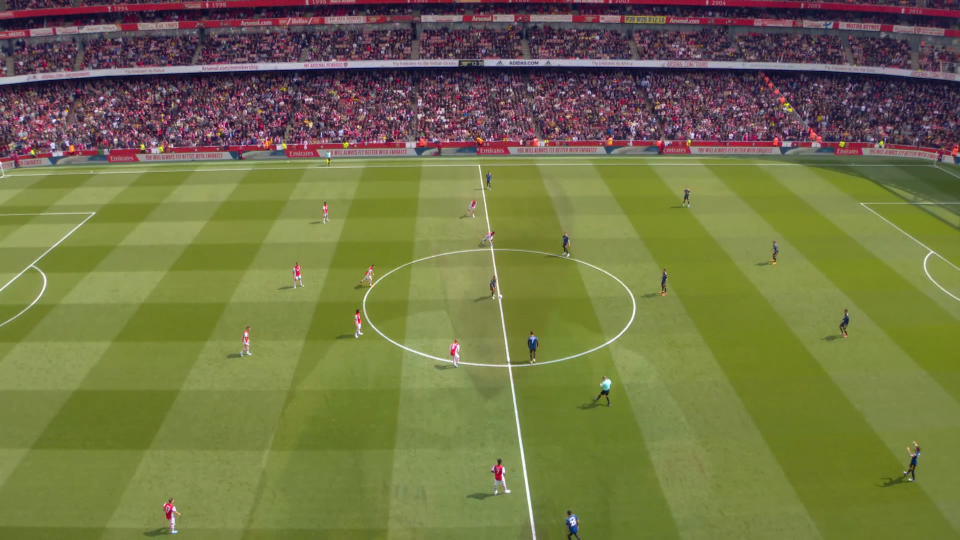
#> input picture sample_data/Arsenal vs Man Utd_01_SpiderCam_1077.png, 1920 x 1080 px (shown at 1/2 size)
$ python annotator.py
#> lines starting #> are read from the running program, lines starting #| are printed output that depends on the picture; after the words box and inside, x2 and y2 are one past the last pixel; in counts of white or black regions, pixels touching at a corner belong together
#> the answer given: ../sample_data
#> in load_image, current_image is the input picture: shape (1080, 1920, 3); mean B, G, R 70.2, 115.5, 114.9
import cv2
import os
import json
import tkinter as tk
from tkinter import filedialog

RADIUS = 8
REQUIRED_KEYPOINTS = 17
ANNOTATION_FILE = "annotations.json"

keypoints = []
drag_idx = -1
image_idx = 0
images = []
annotations = {}
status_message = ""
image_folder = ""
current_image = None

def draw_overlay(img, kp_count):
#> called with kp_count = 0
    display = img.copy()

    status_text = f"Keypoints: {kp_count}/17 | "
    if kp_count < REQUIRED_KEYPOINTS:
        status_text += "Add more keypoints"
    elif kp_count > REQUIRED_KEYPOINTS:
        status_text += "Too many keypoints"
    else:
        status_text += "Ready to Save"

    help_text = [
        "Controls:",
        "'left-click': Add point, 'drag': to move/adjust point",
        "'u': Undo   'r': Reset",
        "'n': Next   'p': Prev",
        "'s': Save (only if 17 keypoints)",
        "ESC: Exit"
    ]

    cv2.rectangle(display, (0, 0), (850, 190), (0, 0, 0), -1)  # background
    cv2.putText(display, status_text, (10, 20), cv2.FONT_HERSHEY_SIMPLEX, 0.6,
                (0, 255, 255) if kp_count != REQUIRED_KEYPOINTS else (0, 255, 0), 2)
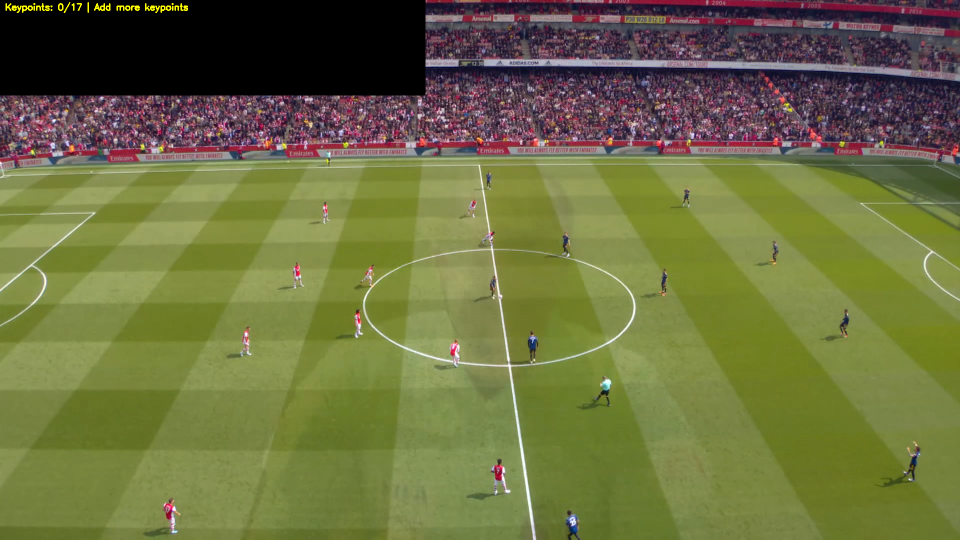
#> display: shape (1080, 1920, 3) (shown at 1/2 size); mean B, G, R 64, 111.1, 108.5

    for i, line in enumerate(help_text):
        cv2.putText(display, line, (10, 40 + 20 * i), cv2.FONT_HERSHEY_SIMPLEX, 0.5, (200, 200, 200), 1)
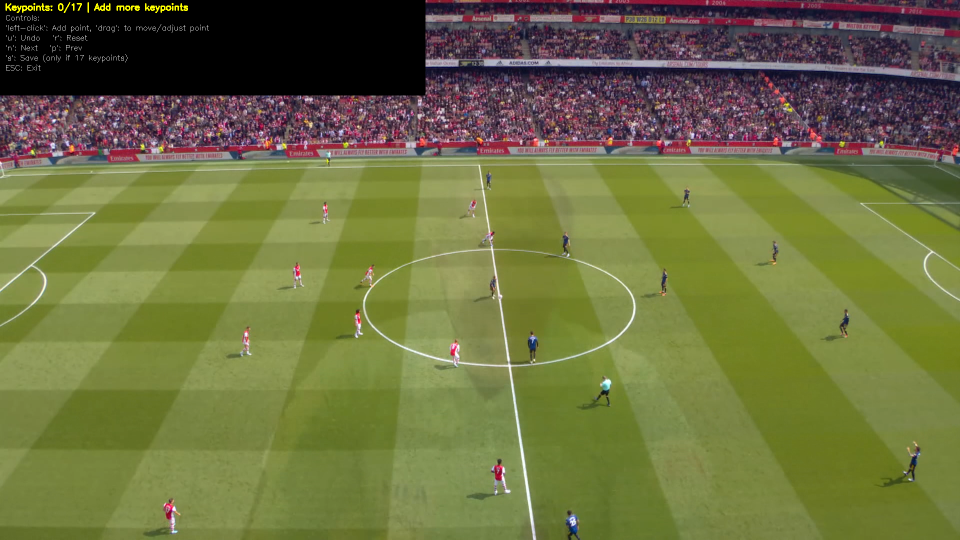
#> display: shape (1080, 1920, 3) (shown at 1/2 size); 0.1% of pixels changed, all inside (x1, y1, x2, y2) = (12, 30, 418, 141)

    if status_message:
        cv2.putText(display, status_message, (10, 180), cv2.FONT_HERSHEY_SIMPLEX, 0.6, (0, 200, 255), 2)

    return display

def draw_keypoints():
    display = draw_overlay(current_image.copy(), len(keypoints))
    for idx, (x, y) in enumerate(keypoints):
        cv2.circle(display, (x, y), RADIUS, (0, 255, 0), -1)
        cv2.putText(display, str(idx), (x + 10, y - 10), cv2.FONT_HERSHEY_SIMPLEX, 0.5, (255, 255, 255), 1)
    cv2.imshow("Annotator", display)

def mouse_callback(event, x, y, flags, param):
    global drag_idx
    if event == cv2.EVENT_LBUTTONDOWN:
        for i, (px, py) in enumerate(keypoints):
            if (x - px) ** 2 + (y - py) ** 2 < RADIUS ** 2:
                drag_idx = i
                return
        if len(keypoints) < REQUIRED_KEYPOINTS:
            keypoints.append((x, y))
        draw_keypoints()

    elif event == cv2.EVENT_MOUSEMOVE and drag_idx != -1:
        keypoints[drag_idx] = (x, y)
        draw_keypoints()

    elif event == cv2.EVENT_LBUTTONUP:
        drag_idx = -1

def load_image():
    global current_image, keypoints, status_message
    img_name = images[image_idx]
    path = os.path.join(image_folder, img_name)
    current_image = cv2.imread(path)
    keypoints.clear()
    status_message = ""
    if img_name in annotations:
        keypoints.extend(annotations[img_name])
    draw_keypoints()
    cv2.setMouseCallback("Annotator", mouse_callback)
    print(f"\n🔹 Viewing [{image_idx + 1}/{len(images)}]: {img_name}")

def save_current_annotation():
    global status_message
    if len(keypoints) != REQUIRED_KEYPOINTS:
        status_message = f"Cannot save: need exactly {REQUIRED_KEYPOINTS} keypoints"
        draw_keypoints()
        print(status_message)
        return

    annotations[images[image_idx]] = keypoints.copy()
    anno_path = os.path.join(image_folder, ANNOTATION_FILE)
    with open(anno_path, "w") as f:
        json.dump(annotations, f, indent=2)
    status_message = f"Saved {len(keypoints)} keypoints"
    draw_keypoints()
    print(f"Saved {len(keypoints)} keypoints for {images[image_idx]}")

def annotate(image_folder_path):
    global image_folder, images, image_idx, annotations

    image_folder = image_folder_path
    images = [f for f in sorted(os.listdir(image_folder)) if f.lower().endswith(('.jpg', '.png'))]
    if not images:
        print("No images found.")
        return

    # Load existing annotations if available
    anno_path = os.path.join(image_folder, ANNOTATION_FILE)
    if os.path.exists(anno_path):
        with open(anno_path, "r") as f:
            annotations = json.load(f)

    cv2.namedWindow("Annotator")
    load_image()

    while True:
        key = cv2.waitKey(0)
#> (key Esc is pressed here)

        if key == ord('n') and image_idx < len(images) - 1:
            save_current_annotation()
            image_idx += 1
            load_image()

        elif key == ord('p') and image_idx > 0:
            save_current_annotation()
            image_idx -= 1
            load_image()

        elif key == ord('u'):
            if keypoints:
                keypoints.pop()
                draw_keypoints()

        elif key == ord('r'):
            keypoints.clear()
            draw_keypoints()

        elif key == ord('s'):
            save_current_annotation()

        elif key == 27:  # ESC
            save_current_annotation()
#> call 2 of draw_overlay, with kp_count = 0
#> in draw_overlay (call 2), `cv2.putText(display, status_message, (10, 180), cv2.FONT_HERSHEY_SIMPL..`:
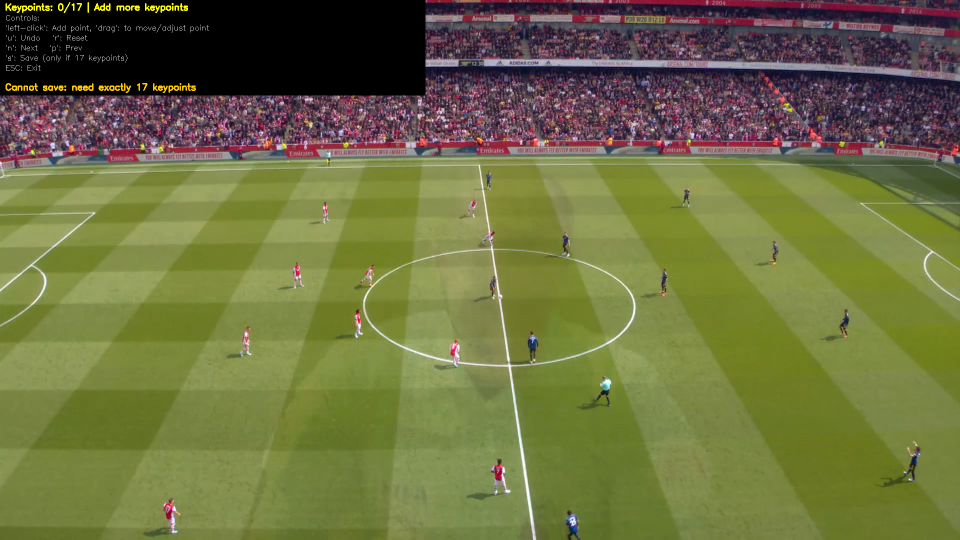
#> display: shape (1080, 1920, 3) (shown at 1/2 size); 0.12% of pixels changed, all inside (x1, y1, x2, y2) = (11, 166, 392, 186)
            print("Exiting.")
            break

    cv2.destroyAllWindows()

def main():
    root = tk.Tk()
    root.withdraw()
    folder_path = filedialog.askdirectory(title="Select Image Folder")
    if not folder_path:
        print("No folder selected. Exiting.")
        return
    annotate(folder_path)

if __name__ == "__main__":
    main()
